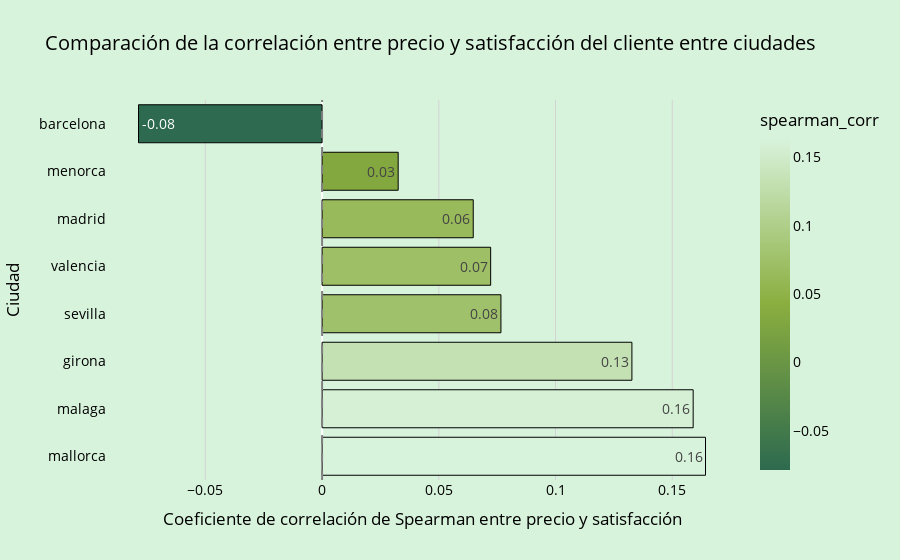

Write notebook code for a chart like this one.
### Code cell
import plotly.express as px

# Ordenar los datos por la correlación de Spearman
city_corrs_sorted = city_corrs.sort_values('spearman_corr', ascending=False)

# Crear gráfico de barras horizontal con colores personalizados
fig = px.bar(city_corrs_sorted,
             x='spearman_corr',
             y='city',
             orientation='h',
             text='spearman_corr',
             color='spearman_corr',
             color_continuous_scale=[[0, '#2D6A4F'], [0.5, '#8BAE3F'], [1, '#D8F3DC']],
             title='Comparación de la correlación entre precio y satisfacción del cliente entre ciudades')

# Personalizar apariencia
fig.update_traces(marker_line_color='black', marker_line_width=1, texttemplate='%{text:.2f}')
fig.update_layout(
    plot_bgcolor='#D8F3DC',
    paper_bgcolor='#D8F3DC',
    xaxis_title='Coeficiente de correlación de Spearman entre precio y satisfacción',
    yaxis_title='Ciudad',
    title_font_size=20,
    font=dict(color='black', size=14),
    xaxis=dict(showgrid=True, gridcolor='lightgray'),
    yaxis=dict(showgrid=False)
)

fig.add_vline(x=0, line_dash="dash", line_color="gray")  # Línea vertical en x=0

fig.show()

### Figure 1 — Plotly figure (JSON) as saved in the notebook; plotly's stock layout.template omitted (floating-point values rounded to 4 significant figures)
{"data": [{"hovertemplate": "spearman_corr=%{marker.color}<br>city=%{y}<extra></extra>", "legendgroup": "", "marker": {"color": [0.1642, 0.159, 0.1327, 0.07661, 0.07222, 0.06475, 0.0326, -0.07865], "coloraxis": "coloraxis", "line": {"color": "black", "width": 1}, "pattern": {"shape": ""}}, "name": "", "orientation": "h", "showlegend": false, "text": [0.1642, 0.159, 0.1327, 0.07661, 0.07222, 0.06475, 0.0326, -0.07865], "textposition": "auto", "texttemplate": "%{text:.2f}", "type": "bar", "x": [0.1642, 0.159, 0.1327, 0.07661, 0.07222, 0.06475, 0.0326, -0.07865], "xaxis": "x", "y": ["mallorca", "malaga", "girona", "sevilla", "valencia", "madrid", "menorca", "barcelona"], "yaxis": "y"}], "layout": {"barmode": "relative", "coloraxis": {"colorbar": {"title": {"text": "spearman_corr"}}, "colorscale": [[0, "#2D6A4F"], [0.5, "#8BAE3F"], [1, "#D8F3DC"]]}, "font": {"color": "black", "size": 14}, "legend": {"tracegroupgap": 0}, "paper_bgcolor": "#D8F3DC", "plot_bgcolor": "#D8F3DC", "shapes": [{"line": {"color": "gray", "dash": "dash"}, "type": "line", "x0": 0, "x1": 0, "xref": "x", "y0": 0, "y1": 1, "yref": "y domain"}], "title": {"font": {"size": 20}, "text": "Comparación de la correlación entre precio y satisfacción del cliente entre ciudades"}, "xaxis": {"anchor": "y", "domain": [0, 1], "gridcolor": "lightgray", "showgrid": true, "title": {"text": "Coeficiente de correlación de Spearman entre precio y satisfacción"}}, "yaxis": {"anchor": "x", "domain": [0, 1], "showgrid": false, "title": {"text": "Ciudad"}}}}
